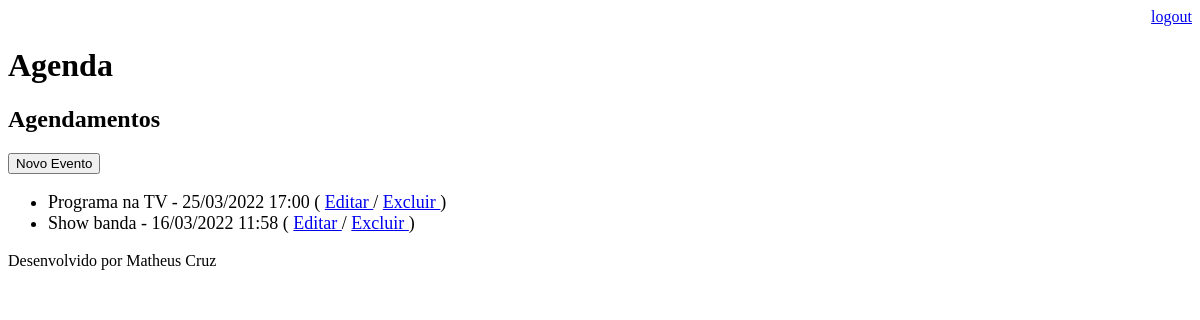
The page /agenda/ (signed in) on the database as committed earlier.
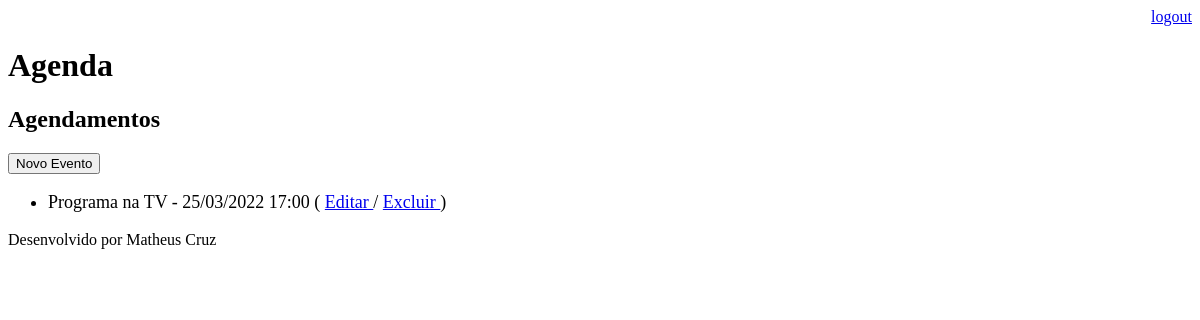
The same page on the database as committed later.
### core/models.py (models this page shows, shortened)
class Evento(models.Model):
    titulo = models.CharField(max_length=100)
    local_evento = models.CharField(max_length=100, blank = True, null = True)
    descricao = models.TextField(blank = True, null = True)
    data_evento = models.DateTimeField(verbose_name = 'Data do Evento')
    data_criacao = models.DateTimeField(auto_now = True)
    usuario = models.ForeignKey(User, on_delete=models.CASCADE)
    class Meta:
        db_table = 'evento'
    def get_data_evento(self):
        return self.data_evento.strftime('%d/%m/%Y %H:%M')
    def get_evento_atrasado(self):
        if self.data_evento < datetime.now():
            return True
        else:
            return False
    def get_evento_falta_uma_hora(self):
        if self.data_evento - datetime.now() <= timedelta(hours=1):
            return True
        else:
            return False

### core/views.py (the view)
# urls.py: path('agenda/', views.lista_eventos),
@login_required(login_url='/login/')
def lista_eventos(request):
    usuario = request.user
    data_atual = datetime.now() - timedelta(hours=1)
    evento = Evento.objects.filter(usuario=usuario,
                                   data_evento__gt=data_atual)
    response = {'eventos':evento}
    return render(request, 'agenda.html',response)

### templates/agenda.html (shortened to what this page needs)
{% extends "model-page.html" %}
{% block content %}
    <h2>Agendamentos</h2>
    <a href="evento/">
        <button type="button">Novo Evento</button>
    </a>
    <ul style="font-size: 18px">
        {% for evento in eventos %}
            <li>
                <div style= >
                    {{ evento.titulo }} - {{ evento.get_data_evento }}
                    ( <a href="evento/?id={{ evento.id }}">Editar </a>
                    / <a href="evento/delete/{{ evento.id }}">Excluir </a> )
                </div>
            </li>
        {% endfor %}
    </ul>
{% endblock %}

Rows that differ between the two databases and show on the page:
no longer on this page (row edited): Evento: titulo "Show banda", get_data_evento "16/03/2022 11:58"
